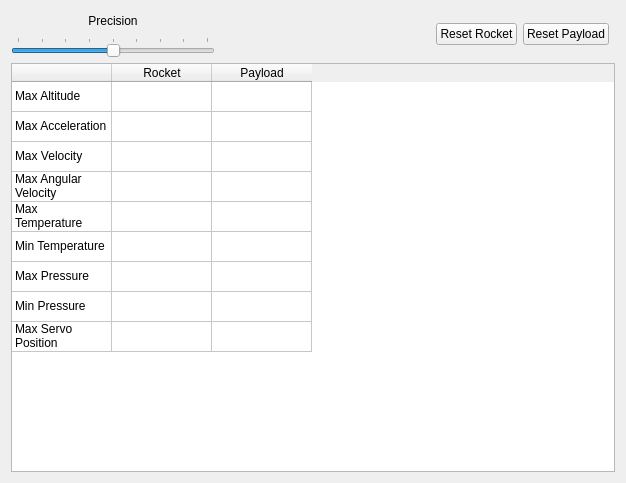
<?xml version="1.0" encoding="UTF-8"?>
<ui version="4.0">
 <class>MaxValueWidget</class>
 <widget class="QWidget" name="MaxValueWidget">
  <property name="geometry">
   <rect>
    <x>0</x>
    <y>0</y>
    <width>626</width>
    <height>483</height>
   </rect>
  </property>
  <property name="windowTitle">
   <string>MaxValueWidget</string>
  </property>
  <layout class="QGridLayout" name="gridLayout">
   <item row="1" column="2">
    <spacer name="horizontalSpacer">
     <property name="orientation">
      <enum>Qt::Orientation::Horizontal</enum>
     </property>
     <property name="sizeHint" stdset="0">
      <size>
       <width>40</width>
       <height>20</height>
      </size>
     </property>
    </spacer>
   </item>
   <item row="2" column="0">
    <widget class="QSlider" name="PrecisionSlider">
     <property name="maximum">
      <number>8</number>
     </property>
     <property name="pageStep">
      <number>1</number>
     </property>
     <property name="value">
      <number>4</number>
     </property>
     <property name="orientation">
      <enum>Qt::Orientation::Horizontal</enum>
     </property>
     <property name="invertedAppearance">
      <bool>false</bool>
     </property>
     <property name="tickPosition">
      <enum>QSlider::TickPosition::TicksAbove</enum>
     </property>
     <property name="tickInterval">
      <number>0</number>
     </property>
    </widget>
   </item>
   <item row="1" column="3" rowspan="2">
    <widget class="QPushButton" name="ResetRocketButton">
     <property name="text">
      <string>Reset Rocket</string>
     </property>
    </widget>
   </item>
   <item row="1" column="4" rowspan="2">
    <widget class="QPushButton" name="ResetPayloadButton">
     <property name="text">
      <string>Reset Payload</string>
     </property>
    </widget>
   </item>
   <item row="1" column="0">
    <widget class="QLabel" name="label">
     <property name="text">
      <string>Precision</string>
     </property>
     <property name="alignment">
      <set>Qt::AlignmentFlag::AlignCenter</set>
     </property>
    </widget>
   </item>
   <item row="3" column="0" colspan="6">
    <widget class="QTableWidget" name="MaxValueTable">
     <property name="editTriggers">
      <set>QAbstractItemView::EditTrigger::NoEditTriggers</set>
     </property>
     <property name="tabKeyNavigation">
      <bool>false</bool>
     </property>
     <property name="showDropIndicator" stdset="0">
      <bool>false</bool>
     </property>
     <property name="dragDropOverwriteMode">
      <bool>false</bool>
     </property>
     <property name="selectionMode">
      <enum>QAbstractItemView::SelectionMode::NoSelection</enum>
     </property>
     <attribute name="horizontalHeaderVisible">
      <bool>true</bool>
     </attribute>
     <attribute name="verticalHeaderVisible">
      <bool>false</bool>
     </attribute>
     <row>
      <property name="text">
       <string>Max Altitude</string>
      </property>
     </row>
     <row>
      <property name="text">
       <string>Max Acceleration</string>
      </property>
     </row>
     <row>
      <property name="text">
       <string>Max Velocity</string>
      </property>
     </row>
     <row>
      <property name="text">
       <string>Max Angular Velocity</string>
      </property>
     </row>
     <row>
      <property name="text">
       <string>Max Temperature</string>
      </property>
     </row>
     <row>
      <property name="text">
       <string>Min Temperature</string>
      </property>
     </row>
     <row>
      <property name="text">
       <string>Max Pressure</string>
      </property>
     </row>
     <row>
      <property name="text">
       <string>Min Pressure</string>
      </property>
     </row>
     <row>
      <property name="text">
       <string>Max Servo Position</string>
      </property>
     </row>
     <column>
      <property name="text">
       <string> </string>
      </property>
     </column>
     <column>
      <property name="text">
       <string>Rocket</string>
      </property>
     </column>
     <column>
      <property name="text">
       <string>Payload</string>
      </property>
     </column>
     <item row="0" column="0">
      <property name="text">
       <string>Max Altitude</string>
      </property>
     </item>
     <item row="1" column="0">
      <property name="text">
       <string>Max Acceleration</string>
      </property>
     </item>
     <item row="2" column="0">
      <property name="text">
       <string>Max Velocity</string>
      </property>
     </item>
     <item row="3" column="0">
      <property name="text">
       <string>Max Angular Velocity</string>
      </property>
     </item>
     <item row="4" column="0">
      <property name="text">
       <string>Max Temperature</string>
      </property>
     </item>
     <item row="5" column="0">
      <property name="text">
       <string>Min Temperature</string>
      </property>
     </item>
     <item row="6" column="0">
      <property name="text">
       <string>Max Pressure</string>
      </property>
     </item>
     <item row="7" column="0">
      <property name="text">
       <string>Min Pressure</string>
      </property>
     </item>
     <item row="8" column="0">
      <property name="text">
       <string>Max Servo Position</string>
      </property>
     </item>
    </widget>
   </item>
  </layout>
 </widget>
 <resources/>
 <connections/>
</ui>
